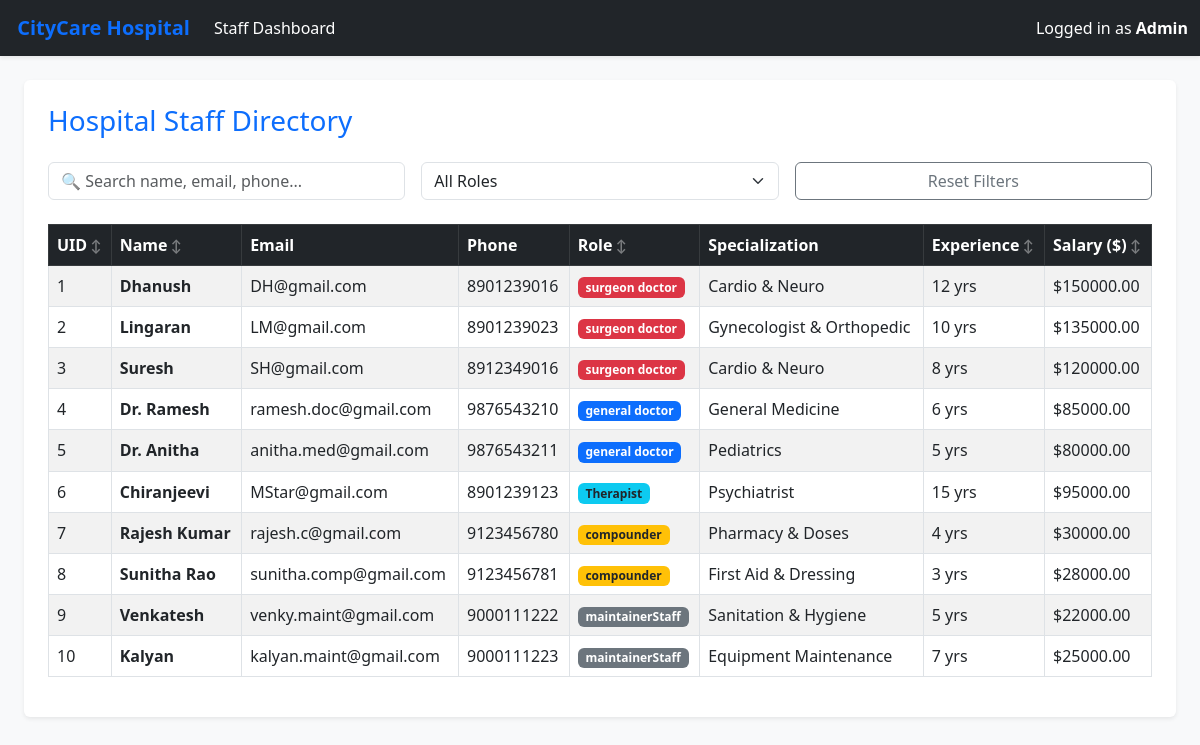
The page / on the database its author committed.
### tables this page shows
CREATE TABLE users(
        UID INTEGER PRIMARY KEY AUTOINCREMENT,
        UNAME TEXT NOT NULL,
        Email TEXT CHECK(Email LIKE '%@gmail.com'),
        Phone TEXT NOT NULL,
        Role TEXT DEFAULT 'demo_user',
        Specialization TEXT DEFAULT 'NA',
        Experience INTEGER DEFAULT 2,
        Salary REAL DEFAULT 5000
    );

### app.py (the view)
@app.route("/")
def dashboard():
    conn = sqlite3.connect(db_Name)
    cursor = conn.cursor()
    cursor.execute("""
        SELECT * FROM users;
    """)
    dataRecord = cursor.fetchall()
    conn.close()
    return render_template("dashboard.html", users=dataRecord)

### templates/dashboard.html (shortened to what this page needs)
<!DOCTYPE html>
<html lang="en">
<head>
    <link href="https://cdn.jsdelivr.net/npm/bootstrap@5.3.0/dist/css/bootstrap.min.css" rel="stylesheet">
</head>
<body class="bg-light">
    <nav class="navbar navbar-expand-lg navbar-dark bg-dark mb-4 shadow-sm">
        <div class="container-fluid">
            <a class="navbar-brand fw-bold text-primary" href="#">
                <img src="https://encrypted-tbn0.gstatic.com/images?q=tbn:ANd9GcSosixMJmT-34-mAM12NSBIDicMmoo_lSpeZbsJMMP7gcaTJ4WBym58MEk&s=10" class="rounded-5" width=50 alt=""> CityCare Hospital
            </a>
            <div class="collapse navbar-collapse" id="navbarNav">
                <ul class="navbar-nav me-auto">
                    <li class="nav-item">
                        <a class="nav-link active" href="/dashboard">Staff Dashboard</a>
                    </li>
                </ul>
                <span class="navbar-text text-white">
                    Logged in as <strong>Admin</strong>
                </span>
            </div>
        </div>
    </nav>
    <div class="container-fluid px-4">
        <div class="bg-white p-4 rounded shadow-sm">
            <h3 class="mb-4 text-primary">Hospital Staff Directory</h3>
            <div class="row g-3 mb-4 align-items-center">
                <div class="col-md-4">
                    <input type="text" id="searchInput" class="form-control" onkeyup="filterTable()" placeholder="🔍 Search name, email, phone...">
                </div>
                <div class="col-md-4">
                    <select id="roleFilter" class="form-select" onchange="filterTable()">
                        <option value="">All Roles</option>
                    </select>
                </div>
                <div class="col-md-4">
                    <button class="btn btn-outline-secondary w-100" onclick="resetFilters()">Reset Filters</button>
                </div>
            </div>
            <div class="table-responsive">
                <table class="table table-striped table-hover table-bordered align-middle" id="staffTable">
                    <thead class="table-dark">
                        <tr>
                            <th class="sortable sort-icon" onclick="sortTable(0, 'number')">UID</th>
                            <th class="sortable sort-icon" onclick="sortTable(1, 'text')">Name</th>
                            <th>Email</th>
                            <th>Phone</th>
                            <th class="sortable sort-icon" onclick="sortTable(4, 'text')">Role</th>
                            <th>Specialization</th>
                            <th class="sortable sort-icon" onclick="sortTable(6, 'number')">Experience</th>
                            <th class="sortable sort-icon" onclick="sortTable(7, 'currency')">Salary ($)</th>
                        </tr>
                    </thead>
                    <tbody>
                        {% for user in users %}
                        <tr class="data-row">
                            <td>{{ user[0] }}</td>
                            <td><strong>{{ user[1] }}</strong></td>
                            <td>{{ user[2] }}</td>
                            <td>{{ user[3] }}</td>
                            <td data-role="{{ user[4] }}">
                                {% if user[4] == 'surgeon doctor' %}
                                    <span class="badge bg-danger">{{ user[4] }}</span>
                                {% elif user[4] == 'general doctor' %}
                                    <span class="badge bg-primary">{{ user[4] }}</span>
                                {% elif user[4] == 'compounder' %}
                                    <span class="badge bg-warning text-dark">{{ user[4] }}</span>
                                {% elif user[4] == 'maintainerStaff' %}
                                    <span class="badge bg-secondary">{{ user[4] }}</span>
                                {% else %}
                                    <span class="badge bg-info text-dark">{{ user[4] }}</span>
                                {% endif %}
                            </td>
                            <td>{{ user[5] }}</td>
                            <td data-val="{{ user[6] }}">{{ user[6] }} yrs</td>
                            <td data-val="{{ user[7] }}">${{ "%.2f"|format(user[7]) }}</td>
                        </tr>
                        {% endfor %}
                    </tbody>
                </table>
            </div>
        </div>
    </div>
</body>
</html>

### templates/dashboard.html (style rules this page uses)
th.sortable { cursor: pointer; user-select: none; }
.sort-icon::after { content: ' ↕'; opacity: 0.4; font-size: 0.8rem; }

### rows shown on the page
users: UID "1", UNAME "Dhanush", Email "DH@gmail.com", Phone "8901239016", Role "surgeon doctor", Specialization "Cardio & Neuro", Experience "12", Salary "150000.00"
users: UID "2", UNAME "Lingaran", Email "LM@gmail.com", Phone "8901239023", Role "surgeon doctor", Specialization "Gynecologist & Orthopedic", Experience "10", Salary "135000.00"
users: UID "3", UNAME "Suresh", Email "SH@gmail.com", Phone "8912349016", Role "surgeon doctor", Specialization "Cardio & Neuro", Experience "8", Salary "120000.00"
users: UID "4", UNAME "Dr. Ramesh", Email "ramesh.doc@gmail.com", Phone "9876543210", Role "general doctor", Specialization "General Medicine", Experience "6", Salary "85000.00"
users: UID "5", UNAME "Dr. Anitha", Email "anitha.med@gmail.com", Phone "9876543211", Role "general doctor", Specialization "Pediatrics", Experience "5", Salary "80000.00"
users: UID "6", UNAME "Chiranjeevi", Email "MStar@gmail.com", Phone "8901239123", Role "Therapist", Specialization "Psychiatrist", Experience "15", Salary "95000.00"
users: UID "7", UNAME "Rajesh Kumar", Email "rajesh.c@gmail.com", Phone "9123456780", Role "compounder", Specialization "Pharmacy & Doses", Experience "4", Salary "30000.00"
users: UID "8", UNAME "Sunitha Rao", Email "sunitha.comp@gmail.com", Phone "9123456781", Role "compounder", Specialization "First Aid & Dressing", Experience "3", Salary "28000.00"
users: UID "9", UNAME "Venkatesh", Email "venky.maint@gmail.com", Phone "9000111222", Role "maintainerStaff", Specialization "Sanitation & Hygiene", Experience "5", Salary "22000.00"
users: UID "10", UNAME "Kalyan", Email "kalyan.maint@gmail.com", Phone "9000111223", Role "maintainerStaff", Specialization "Equipment Maintenance", Experience "7", Salary "25000.00"
